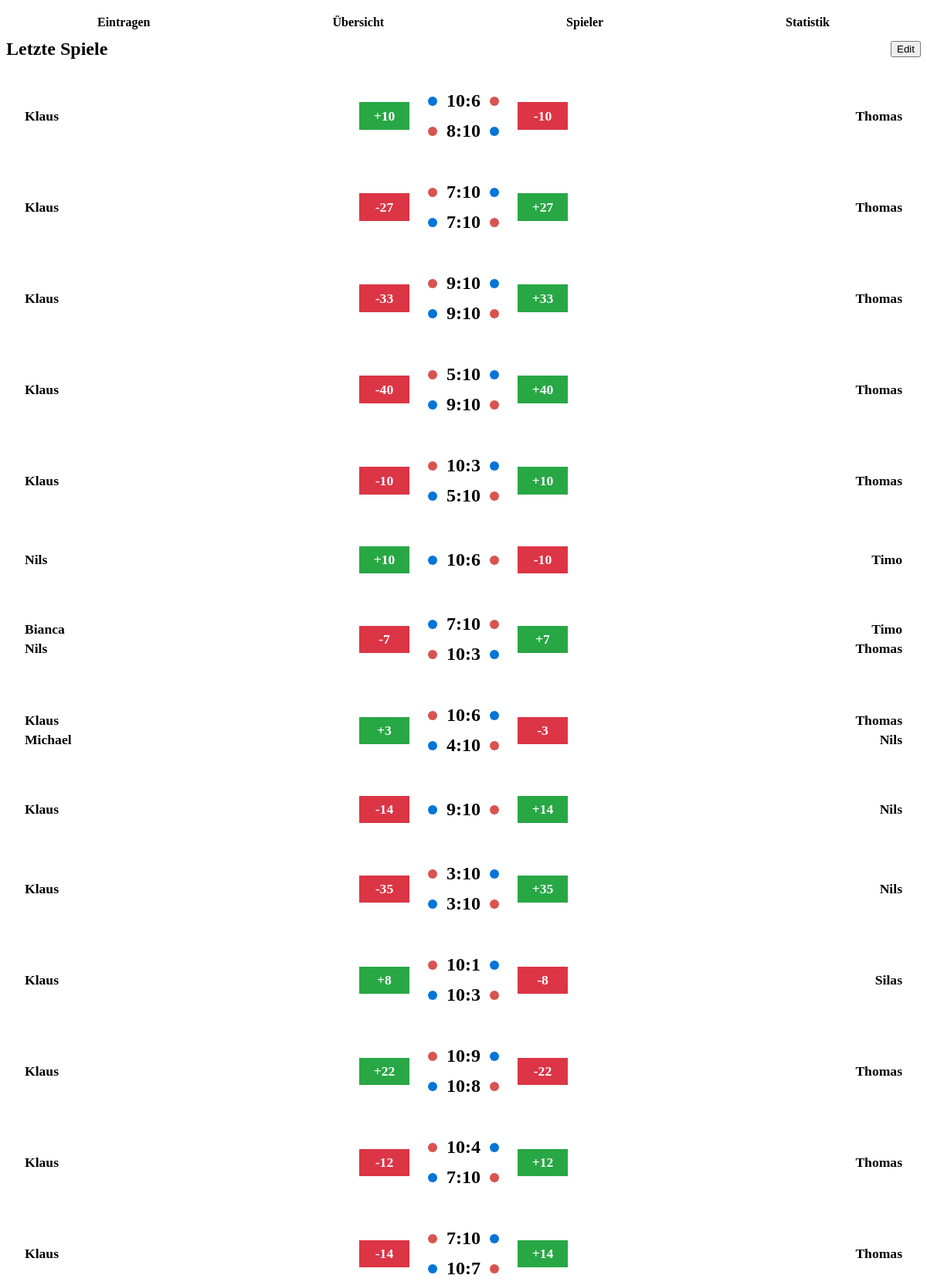
The page /overview (upper part) on the database its author committed.
### tables this page shows
CREATE TABLE game_players (
        id INTEGER PRIMARY KEY AUTOINCREMENT,
        game_id INTEGER NOT NULL,
        player_id INTEGER NOT NULL,
        side TEXT CHECK(side IN ('red', 'blue')),
        position INTEGER,
        FOREIGN KEY (game_id) REFERENCES games(id),
        FOREIGN KEY (player_id) REFERENCES players(id)
    );

CREATE TABLE players (
        id INTEGER PRIMARY KEY AUTOINCREMENT,
        name TEXT NOT NULL UNIQUE
    , elo REAL NOT NULL DEFAULT 1500);

CREATE TABLE games (
        id           INTEGER PRIMARY KEY AUTOINCREMENT,
        group_id     TEXT    NOT NULL,
        red_score    INTEGER NOT NULL,
        blue_score   INTEGER NOT NULL,
        comment      TEXT,
        created_at   DATETIME NOT NULL,
        time_played  DATETIME NOT NULL
    );

### flask_app.py (the view)
@app.route("/overview")
def overview():
    conn = get_db_connection()
    rows = conn.execute("""
        SELECT
            g.id AS game_id, g.group_id, g.red_score, g.blue_score, g.time_played,
            p.name AS player_name,
            gp.side,
            eh.elo_change
        FROM games g
        JOIN game_players gp ON g.id = gp.game_id
        JOIN players p ON gp.player_id = p.id
        LEFT JOIN elo_history eh ON g.id = eh.game_id AND p.id = eh.player_id
        ORDER BY g.time_played DESC, g.id DESC
    """).fetchall()
    conn.close()
    games_dict = {}
    for row in rows:
        game_id = row['game_id']
        if game_id not in games_dict:
            games_dict[game_id] = {
                'id': game_id, 'group_id': row['group_id'],
                'red_score': row['red_score'], 'blue_score': row['blue_score'],
                'time_played': row['time_played'],
                'red_team': [], 'blue_team': []
            }
        player_data = {'name': row['player_name'], 'elo_change': row['elo_change']}
        if row['side'] == 'red':
            games_dict[game_id]['red_team'].append(player_data)
        else:
            games_dict[game_id]['blue_team'].append(player_data)
    all_games = list(games_dict.values())
    groups = {}
    for game in all_games:
        group_id = game["group_id"] or f"single_{game['id']}"
        if group_id not in groups:
            groups[group_id] = []
        groups[group_id].append(game)
    sorted_groups = sorted(groups.values(), key=lambda g: g[0]["time_played"], reverse=True)
    return render_template("overview.html", grouped_games=sorted_groups)

### db.py (called while the page is built)
def get_db_connection():
    conn = sqlite3.connect(DB_PATH, detect_types=sqlite3.PARSE_DECLTYPES|sqlite3.PARSE_COLNAMES)
    conn.row_factory = sqlite3.Row
    return conn

### flask_app.py (called while the page is built)
@app.context_processor
def inject_now():
    return {'now': datetime.now()}

### templates/overview.html (shortened to what this page needs)
{% extends "base.html" %}
{% block content %}
  <div class="header-with-toggle">
    <h2>Letzte Spiele</h2>
    <button id="edit-toggle-btn" class="secondary outline" role="switch" aria-checked="false">Edit</button>
  </div>
  {% for group in grouped_games %}
    {% if group[0].red_team and group[0].blue_team %}
      {% set red_names_sorted = group[0].red_team | map(attribute='name') | sort | list %}
      {% set blue_names_sorted = group[0].blue_team | map(attribute='name') | sort | list %}
      {% if red_names_sorted[0] < blue_names_sorted[0] %}
          {% set left_team_players = group[0].red_team %}
          {% set right_team_players = group[0].blue_team %}
      {% else %}
          {% set left_team_players = group[0].blue_team %}
          {% set right_team_players = group[0].red_team %}
      {% endif %}
      {% set left_team_names_sorted = left_team_players | map(attribute='name') | sort | list %}
      {% set total_elo = namespace(value=0) %}
      {% for game in group %}
          {% set player_name_to_find = left_team_names_sorted[0] %}
          {% set player_in_red = game.red_team | selectattr('name', 'equalto', player_name_to_find) | first %}
          {% set player_in_blue = game.blue_team | selectattr('name', 'equalto', player_name_to_find) | first %}
          {% if player_in_red and player_in_red.elo_change is not none %}{% set total_elo.value = total_elo.value + player_in_red.elo_change %}{% endif %}
          {% if player_in_blue and player_in_blue.elo_change is not none %}{% set total_elo.value = total_elo.value + player_in_blue.elo_change %}{% endif %}
      {% endfor %}
      {% set rounded_elo = total_elo.value | round | int %}
      {% set group_id = group[0].group_id or ("single_" ~ group[0].id) %}
      <article class="game-card" data-group-id="{{ group_id }}">
        <div class="team-left">
          <div class="team-names">
            {% for player in left_team_players %}{{ player.name }}<br>{% endfor %}
          </div>
        </div>
        <div class="elo-left">
            <div class="elo-box {{ 'elo-win' if rounded_elo > 0 else ('elo-loss' if rounded_elo < 0 else 'elo-neutral') }}">
              {{ (('%+d' if rounded_elo != 0 else '%d') | format(rounded_elo)) }}
            </div>
        </div>
        <div class="scores">
          {% for game in group %}
            {% set current_red_team_names_sorted = game.red_team | map(attribute='name') | sort | list %}
            {% set left_team_was_red = current_red_team_names_sorted == left_team_names_sorted %}
            <div class="score-line">
              {% if left_team_was_red %}
                <span class="color-dot red"></span>
                <span>{{ game.red_score }}:{{ game.blue_score }}</span>
                <span class="color-dot blue"></span>
              {% else %}
                <span class="color-dot blue"></span>
                <span>{{ game.blue_score }}:{{ game.red_score }}</span>
                <span class="color-dot red"></span>
              {% endif %}
            </div>
          {% endfor %}
        </div>
        <div class="elo-right">
          <div class="elo-box {{ 'elo-win' if rounded_elo < 0 else ('elo-loss' if rounded_elo > 0 else 'elo-neutral') }}">
            {{ (('%+d' if rounded_elo != 0 else '%d') | format(-rounded_elo)) }}
          </div>
        </div>
        <div class="team-right">
          <div class="team-names">
            {% for player in right_team_players %}{{ player.name }}<br>{% endfor %}
          </div>
        </div>
      </article>
    {% endif %}
  {% endfor %}
{% endblock %}

### templates/overview.html (style rules this page uses)
:root { --card-padding: 1rem; --card-gap-col: 1rem; --card-gap-row: 0.5rem; }
.header-with-toggle { display: flex; justify-content: space-between; align-items: center; margin-bottom: 1rem; }
.header-with-toggle h2 { margin: 0; }
#edit-toggle-btn { width: auto; }
.game-card { border: 1px solid var(--muted-border-color); border-radius: var(--border-radius); margin: 0 0 0.25rem 0; padding: var(--card-padding); display: grid; align-items: center; }
.game-card { grid-template-columns: 1fr auto 1fr; grid-template-rows: auto auto; grid-template-areas: "team-left scores team-right" "elo-left . elo-right"; gap: var(--card-gap-row) var(--card-gap-col); }
.team-left { grid-area: team-left; }
.team-right { grid-area: team-right; }
.scores { grid-area: scores; }
.elo-left { grid-area: elo-left; }
.elo-right { grid-area: elo-right; }
.team-names { font-weight: bold; line-height: 1.4; }
.team-left .team-names { text-align: left; }
.team-right .team-names { text-align: right; }
.elo-box { font-size: 0.9em; font-weight: bold; padding: 0.4em 0.8em; border-radius: var(--border-radius); color: white; min-width: 50px; box-sizing: border-box; text-align: center; }
.elo-left .elo-box { float: left; }
.elo-right .elo-box { float: right; }
@media (min-width: 768px) { :root { --card-padding: 1.5rem; --card-gap-col: 1.5rem; } }
@media (min-width: 768px) { .game-card { grid-template-columns: 1fr auto auto auto 1fr; grid-template-rows: auto; grid-template-areas: "team-left elo-left scores elo-right team-right"; } }
@media (min-width: 768px) { .team-names { font-size: 1.1em; } }
@media (min-width: 768px) { .elo-box { font-size: 1.1em; min-width: 65px; } }
@media (min-width: 768px) { .team-left { order: 1; } }
@media (min-width: 768px) { .elo-left { order: 2; } }
@media (min-width: 768px) { .scores { order: 3; } }
@media (min-width: 768px) { .elo-right { order: 4; } }
@media (min-width: 768px) { .team-right { order: 5; } }
@media (min-width: 768px) { .team-left .team-names { text-align: left; } }
@media (min-width: 768px) { .team-right .team-names { text-align: right; } }
.scores { display: flex; flex-direction: column; align-items: center; gap: 0.75rem; justify-self: center; }
.score-line { display: flex; align-items: center; gap: 0.75rem; font-weight: bold; font-size: 1.2em; }
@media (min-width: 768px) { .score-line { font-size: 1.5em; } }
.color-dot { width: 12px; height: 12px; border-radius: 50%; }
.color-dot.red { background-color: #d9534f; }
.color-dot.blue { background-color: #0275d8; }
.elo-win { background-color: #28a745; }
.elo-loss { background-color: #dc3545; }

### rows shown on the page
game_players: name "Klaus", blue_score "10", red_score "6"
game_players: red_score "8", blue_score "10"
game_players: name "Thomas"
game_players: name "Klaus"
game_players: red_score "7", blue_score "10", name "Thomas"
game_players: blue_score "7", red_score "10"
game_players: name "Klaus"
game_players: red_score "9", blue_score "10", name "Thomas"
game_players: blue_score "9", red_score "10"
game_players: name "Klaus"
game_players: red_score "5", blue_score "10", name "Thomas"
game_players: blue_score "9", red_score "10"
game_players: name "Klaus"
game_players: red_score "10", blue_score "3", name "Thomas"
game_players: blue_score "5", red_score "10"
game_players: name "Nils"
game_players: blue_score "10", red_score "6", name "Timo"
game_players: name "Bianca"
game_players: name "Nils"
game_players: blue_score "7", red_score "10", name "Timo"
game_players: red_score "10", blue_score "3"
game_players: name "Thomas"
game_players: name "Klaus", red_score "10", blue_score "6"
game_players: name "Michael"
game_players: blue_score "4", red_score "10"
game_players: name "Thomas"
game_players: name "Nils"
game_players: name "Klaus", blue_score "9", red_score "10"
game_players: name "Nils"
game_players: name "Klaus"
game_players: red_score "3", blue_score "10", name "Nils"
game_players: blue_score "3", red_score "10"
game_players: name "Klaus"
game_players: red_score "10", blue_score "1", name "Silas"
game_players: blue_score "10", red_score "3"
game_players: name "Klaus"
game_players: red_score "10", blue_score "9", name "Thomas"
game_players: blue_score "10", red_score "8"
game_players: name "Klaus"
game_players: red_score "10", blue_score "4", name "Thomas"
game_players: blue_score "7", red_score "10"
game_players: name "Klaus"
game_players: red_score "7", blue_score "10", name "Thomas"
game_players: blue_score "10", red_score "7"

### other values the page prints
{{ (('%+d' if rounded_elo != 0 else '%d') | format(rounded_elo)) }} "+10" "-27" "-33" "-40" "-10" "+10" "-7" "+3" "-14" "-35" "+8" "+22" "-12" "-14"
{{ (('%+d' if rounded_elo != 0 else '%d') | format(-rounded_elo)) }} "-10" "+27" "+33" "+40" "+10" "-10" "+7" "-3" "+14" "+35" "-8" "-22" "+12" "+14"
